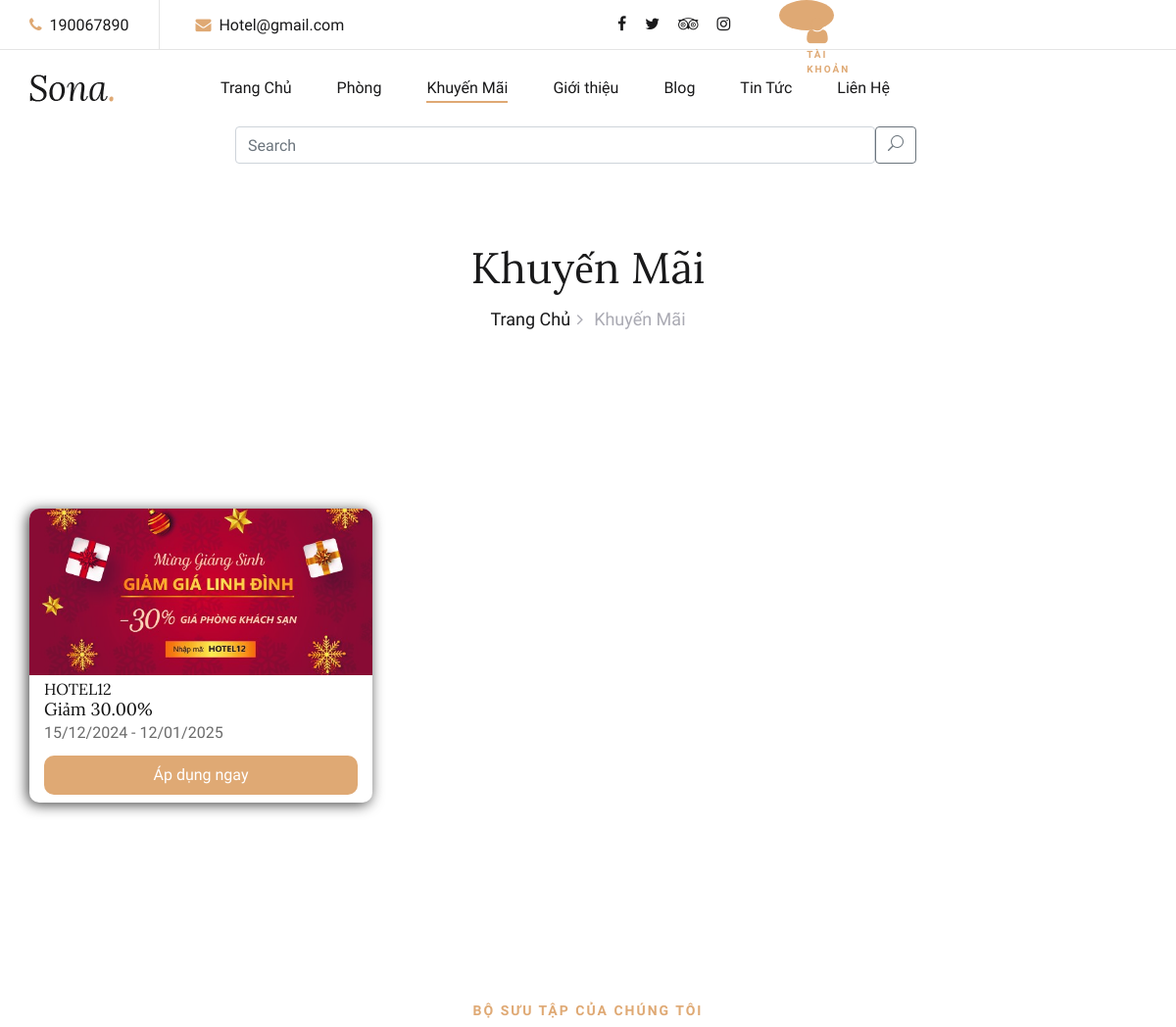
The app's page /promotion/ (upper part), older data.
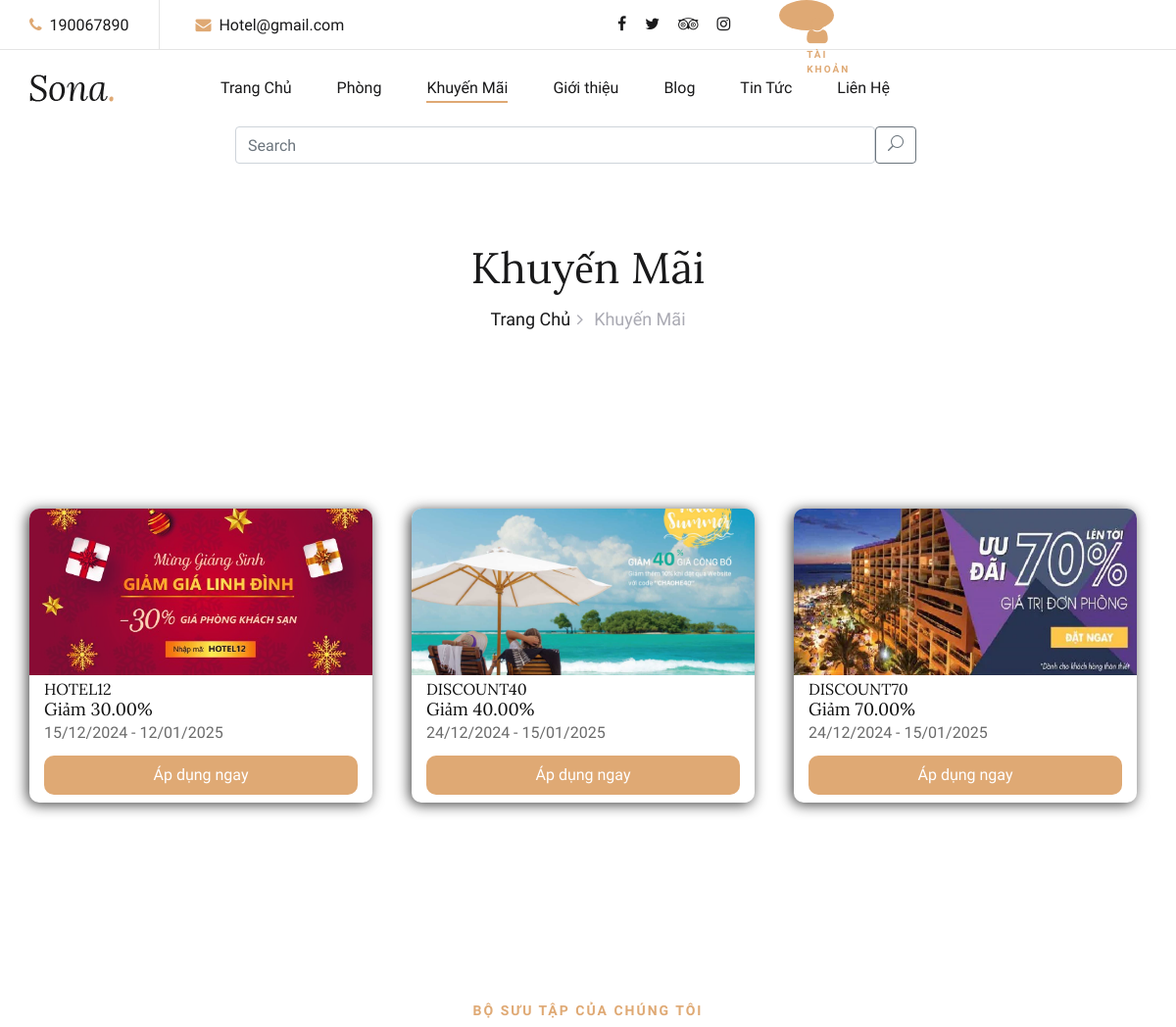
The same page, newer data.
### app/models.py (models this page shows, shortened)
class Promotion(models.Model):
    code = models.CharField(max_length=50, unique=True, verbose_name="Mã khuyến mãi")
    name = models.CharField(max_length=200, verbose_name="Tên mã khuyến mãi")
    discount_percentage = models.DecimalField(max_digits=5, decimal_places=2, verbose_name="Phần trăm giảm giá (%)")
    image = models.ImageField(upload_to='promotion/', verbose_name="Hình ảnh")
    start_date = models.DateField(verbose_name="Ngày bắt đầu")
    end_date = models.DateField(verbose_name="Ngày kết thúc")
    is_active = models.BooleanField(default=True, verbose_name="Còn hiệu lực")
    description = RichTextField(verbose_name="Mô tả chi tiết")
    limit = models.IntegerField(default=-1, verbose_name="Số lượng giới hạn (-1 nếu không giới hạn)")
    created_at = models.DateTimeField(auto_now_add=True, verbose_name="Ngày tạo")
    updated_at = models.DateTimeField(auto_now=True, verbose_name="Ngày cập nhật")

### app/views.py (the view)
# urls.py: path('promotion/', views.promotion, name='promotion'),
def promotion(request):
    if request.user.is_authenticated:
        customer = request.user
        user_not_login = "none"  # Ẩn phần đăng nhập
        user_login = "block"  # Hiển thị phần đăng xuất
    else:
        user_not_login = "block"  # Hiển thị phần đăng nhập
        user_login = "none"  # Ẩn phần đăng xuất
    promotion = Promotion.objects.all()
    context = {'promotion': promotion,'user_not_login': user_not_login, 'user_login': user_login}
    return render(request, 'promotion.html',context)

### app/templates/promotion.html (shortened to what this page needs)
{% load static %}
<!DOCTYPE html>
<html lang="vi">
  <head>
    <link
      rel="stylesheet"
      href="{% static 'css/bootstrap.min.css' %}"
      type="text/css"
    />
    <link
      rel="stylesheet"
      href="{% static 'css/font-awesome.min.css' %}"
      type="text/css"
    />
    <link
      rel="stylesheet"
      href="{% static 'css/elegant-icons.css' %}"
      type="text/css"
    />
    <link
      rel="stylesheet"
      href="{% static 'css/flaticon.css' %}"
      type="text/css"
    />
    <link
      rel="stylesheet"
      href="{% static 'css/owl.carousel.min.css' %}"
      type="text/css"
    />
    <link
      rel="stylesheet"
      href="{% static 'css/nice-select.css' %}"
      type="text/css"
    />
    <link
      rel="stylesheet"
      href="{% static 'css/jquery-ui.min.css' %}"
      type="text/css"
    />
    <link
      rel="stylesheet"
      href="{% static 'css/magnific-popup.css' %}"
      type="text/css"
    />
    <link
      rel="stylesheet"
      href="{% static 'css/slicknav.min.css' %}"
      type="text/css"
    />
    <link
      rel="stylesheet"
      href="{% static 'css/style.css' %}"
      type="text/css"
    />
    <link
      rel="stylesheet"
      href="{% static 'css/promotion.css' %}"
      type="text/css"
    />
  </head>
  <body>
    <header class="header-section">
      <div class="top-nav">
        <div class="container">
          <div class="row">
            <div class="col-lg-6">
              <ul class="tn-left">
                <li><i class="fa fa-phone"></i> 190067890</li>
                <li><i class="fa fa-envelope"></i> Hotel@gmail.com</li>
              </ul>
            </div>
            <div class="col-lg-6">
              <div class="tn-right" style="display: flex">
                <div class="top-social">
                  <a href="#"><i class="fa fa-facebook"></i></a>
                  <a href="#"><i class="fa fa-twitter"></i></a>
                  <a href="#"><i class="fa fa-tripadvisor"></i></a>
                  <a href="#"><i class="fa fa-instagram"></i></a>
                </div>
                <a
                  href="{% url 'login' %}"
                  class="bk-btn"
                  style="display: {% if not user.is_authenticated %}block{% else %}none{% endif %}; border-radius:50%;width:10px;height:10px"
                >
                  <i
                    class="fa fa-user"
                    style="
                      color: #dfa974;
                      font-size: 30px;
                      text-align: center;
                      margin-right: 35%;
                      position: relative;
                    "
                  ></i>
                  <span
                    style="
                      color: #dfa974;
                      width: 20px;
                      font-size: 10px;
                      display: block;
                    "
                    >Tài khoản</span
                  >
                </a>
              </div>
            </div>
          </div>
        </div>
      </div>
      <div class="menu-item">
        <div class="container">
          <div class="row">
            <div class="col-lg-2">
              <div class="logo">
                <a href="{% url 'index' %}">
                  <img src="{% static 'img/logo.png' %}" alt="" />
                </a>
              </div>
            </div>
            <div class="col-lg-10">
              <div class="nav-menu">
                <nav class="mainmenu">
                  <ul>
                    <li>
                      <a href="{% url 'index' %}">Trang Chủ</a>
                    </li>
                    <li><a href="{% url 'rooms' %}">Phòng</a></li>
                    <li class="active"><a href="{% url 'promotion' %}">Khuyến Mãi</a></li>
                    <li><a href="{% url 'about-us' %}">Giới thiệu</a></li>
                    <li><a href="{% url 'blog-details' %}">Blog</a></li>
                    <li><a href="{% url 'blog' %}">Tin Tức</a></li>
                    <li><a href="{% url 'contact' %}">Liên Hệ</a></li>
                  </ul>
                </nav>
                <div class="container" style="margin-bottom: 10px">
                  <form method="POST" action="{% url 'search' %}">
                    <div class="input-group">
                      <input
                        type="search"
                        class="form-control rounded"
                        placeholder="Search"
                        aria-label="Search"
                        aria-describedby="search-addon"
                        name="searched"
                      />
                      <button
                        class="btn btn-outline-secondary"
                        type="submit"
                        id="search-addon"
                      >
                        <i class="icon_search"></i>
                      </button>
                    </div>
                  </form>
                </div>
              </div>
            </div>
          </div>
        </div>
      </div>
    </header>
    <div class="breadcrumb-section">
      <div class="container">
        <div class="row">
          <div class="col-lg-12">
            <div class="breadcrumb-text">
              <h2>Khuyến Mãi</h2>
              <div class="bt-option">
                <a href="{% url 'index' %}">Trang Chủ</a>
                <span>Khuyến Mãi</span>
              </div>
            </div>
          </div>
        </div>
      </div>
    </div>
<section class="promotions-section spad">
          <div class="container">
              <div class="row">
                  {% for promo in promotion %}
                      <div class="col-lg-4 col-md-6">
                          <div class="promotion-item">
                                  <img src="{{ promo.image.url }}" alt="{{ promo.code }}">
                              <div class="pi-text">
                                  <h6>{{ promo.code }}</h6>
                                  <h5><span>Giảm </span> {{ promo.discount_percentage|floatformat:2 }}% </h5>
                                  <p>
                                       {{ promo.start_date|date:"d/m/Y" }} -
                                       {{ promo.end_date|date:"d/m/Y" }}
                                  </p>
                                  <div class="bnt1">
                                    <button type=submit class="bnt">Áp dụng ngay</button>
                                </div>
                              </div>
                          </div>
                      </div>
                  {% endfor %}
              </div>
          </div>
      </section>
    <section class="gallery-section spad">
      <div class="container">
        <div class="row">
          <div class="col-lg-12">
            <div class="section-title">
              <span>Bộ Sưu Tập Của Chúng Tôi</span>
            </div>
          </div>
        </div>
      </div>
    </section>
  </body>
</html>

### app/static/css/style.css (style rules this page uses)
html, body { height: 100%; font-family: "Cabin", sans-serif; -webkit-font-smoothing: antialiased; font-smoothing: antialiased; }
h1, h2, h3, h4, h5, h6 { margin: 0; color: #111111; font-weight: 400; font-family: "Lora", serif; }
h2 { font-size: 36px; }
h5 { font-size: 18px; }
h6 { font-size: 16px; }
p { font-size: 16px; font-family: "Cabin", sans-serif; color: #6b6b6b; font-weight: 400; line-height: 26px; margin: 0 0 15px 0; }
img { max-width: 100%; }
ul, ol { padding: 0; margin: 0; }
.section-title { text-align: center; margin-bottom: 22px; }
.section-title span { font-size: 14px; color: #dfa974; font-weight: 700; text-transform: uppercase; letter-spacing: 2px; }
.spad { padding-top: 100px; padding-bottom: 100px; }
.top-nav { border-bottom: 1px solid #e5e5e5; }
.top-nav .tn-left li { list-style: none; display: inline-block; font-size: 16px; color: #19191a; font-weight: 500; padding: 14px 0 12px; margin-right: 64px; position: relative; }
.top-nav .tn-left li:after { position: absolute; right: -32px; top: 0; width: 1px; height: 100%; background: #e5e5e5; content: ""; }
.top-nav .tn-left li:last-child { margin-right: 0; }
.top-nav .tn-left li:last-child:after { display: none; }
.top-nav .tn-left li i { color: #dfa974; margin-right: 4px; }
.top-nav .tn-right { text-align: right; }
.top-nav .tn-right .top-social { display: inline-block; margin-right: 50px; padding: 13px 0; }
.top-nav .tn-right .top-social a { display: inline-block; font-size: 16px; color: #19191a; margin-left: 15px; }
.top-nav .tn-right .bk-btn { display: inline-block; font-size: 13px; font-weight: 700; padding: 16px 28px 15px; background: #dfa974; color: #ffffff; text-transform: uppercase; letter-spacing: 2px; }
.menu-item { position: relative; z-index: 9; }
.menu-item .logo { padding: 25px 0; }
.menu-item .logo a { display: inline-block; }
.menu-item .nav-menu { text-align: right; }
.menu-item .nav-menu { display: inline-block; }
.menu-item .nav-menu .mainmenu li { list-style: none; display: inline-block; position: relative; z-index: 1; }
.menu-item .nav-menu .mainmenu li.active a:after { opacity: 1; }
.menu-item .nav-menu .mainmenu li a { font-size: 16px; color: #19191a; margin-right: 42px; font-weight: 500; display: inline-block; padding: 27px 0; position: relative; -webkit-transition: all 0.3s; -o-transition: all 0.3s; transition: all 0.3s; }
.menu-item .nav-menu .mainmenu li a:after { position: absolute; left: 0; top: 52px; width: 100%; height: 2px; background: #dfa974; content: ""; opacity: 0; -webkit-transition: all 0.3s; -o-transition: all 0.3s; transition: all 0.3s; }
.breadcrumb-section { padding-top: 70px; padding-bottom: 80px; }
.breadcrumb-text { text-align: center; }
.breadcrumb-text h2 { font-size: 44px; color: #19191a; margin-bottom: 12px; }
.breadcrumb-text .bt-option a { display: inline-block; font-size: 18px; color: #19191a; margin-right: 20px; position: relative; font-weight: 500; }
.breadcrumb-text .bt-option a:after { position: absolute; right: -13px; top: 1px; content: ""; font-size: 18px; font-family: "FontAwesome"; color: #aaaab3; }
.breadcrumb-text .bt-option span { display: inline-block; font-size: 18px; color: #aaaab3; }
.gallery-section { padding-bottom: 80px; }
.gallery-section .section-title { margin-bottom: 38px; }
@media only screen and (min-width: 1200px) { .container { max-width: 1170px; } }

### app/static/css/promotion.css (style rules this page uses)
.container { margin-left: auto; margin-right: auto; }
.promotion-item { width: 350px; height: 300px; box-shadow: -2px 2px 14px 0px rgba(0, 0, 0, 0.75); display: flex; flex-direction: column; border-radius: 10px; }
.promotion-item .pi-text { margin-left: 15px; margin-top: 5px; }
.promotion-item img { border-top-left-radius: 10px; border-top-right-radius: 10px; width: 350px; height: 170px; object-fit: cover; }
.promotion-item .bnt { width: 320px; height: 40px; text-align: center; background-color: #dfa974; border: none; margin-top: -5px; border-radius: 10px; color: white; }

Row changes from the older to the newer data that the page shows:
added Promotion: image (picture), code "DISCOUNT40", discount_percentage "40.00", start_date "24/12/2024", end_date "15/01/2025"
added Promotion: image (picture), code "DISCOUNT70", discount_percentage "70.00", start_date "24/12/2024", end_date "15/01/2025"
